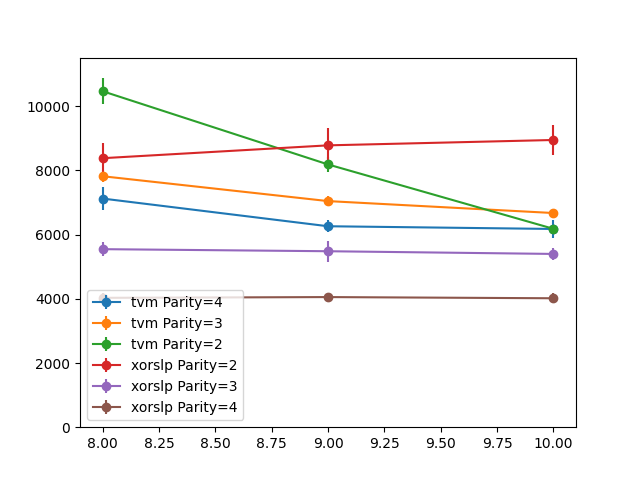

Here is the Python script that generated this plot:
import pandas as pd
import json
import matplotlib.pyplot as plt

ecP_2_mean = [10470.992837924592, 8188.68411211635, 6181.980512048654]
ecP_2_std = [399.5444952031626, 223.01551589367006, 61.73826273445333]

ecP_3_mean = [7821.220755796575, 7046.363918296148, 6674.2877487462065]
ecP_3_std = [180.31390437616494, 143.72563679125028, 123.05200799532709]


with open("ecP4.json") as f:
    data = json.load(f)
a = pd.DataFrame(data)
a.drop('log_file', axis=1, inplace=True)
a.drop('tune_num_trials_total', axis=1, inplace=True)
a.drop('execution_time(s)', axis=1, inplace=True)
print(a)

a.to_csv('stats.csv')

x = a['ecData'].tolist()
y = a['bandwidth(MB/s)'].tolist()
std = a['std'].tolist()

with open("xorslp.json") as f:
    data = json.load(f)
b = pd.DataFrame(data)
df_2 = b.loc[b['ecParity'] == 2]
df_3 = b.loc[b['ecParity'] == 3]
df_4 = b.loc[b['ecParity'] == 4]

y_2 = df_2['bandwidth(MB/s)'].tolist()
std_2 = df_2['std'].tolist()
y_3 = df_3['bandwidth(MB/s)'].tolist()
std_3 = df_3['std'].tolist()
y_4 = df_4['bandwidth(MB/s)'].tolist()
std_4 = df_4['std'].tolist()

plt.errorbar(x, y, std, fmt='-o', label = 'tvm Parity=4')
plt.errorbar(x, ecP_3_mean, ecP_3_std, fmt='-o', label = 'tvm Parity=3')
plt.errorbar(x, ecP_2_mean, ecP_2_std, fmt='-o', label = 'tvm Parity=2')
plt.errorbar(x, y_2, std_2, fmt='-o', label = 'xorslp Parity=2')
plt.errorbar(x, y_3, std_3, fmt='-o', label = 'xorslp Parity=3')
plt.errorbar(x, y_4, std_4, fmt='-o', label = 'xorslp Parity=4')
plt.legend()
plt.ylim([0, max(y+ecP_3_mean+ecP_2_mean)*1.1])
plt.savefig('stats.png')